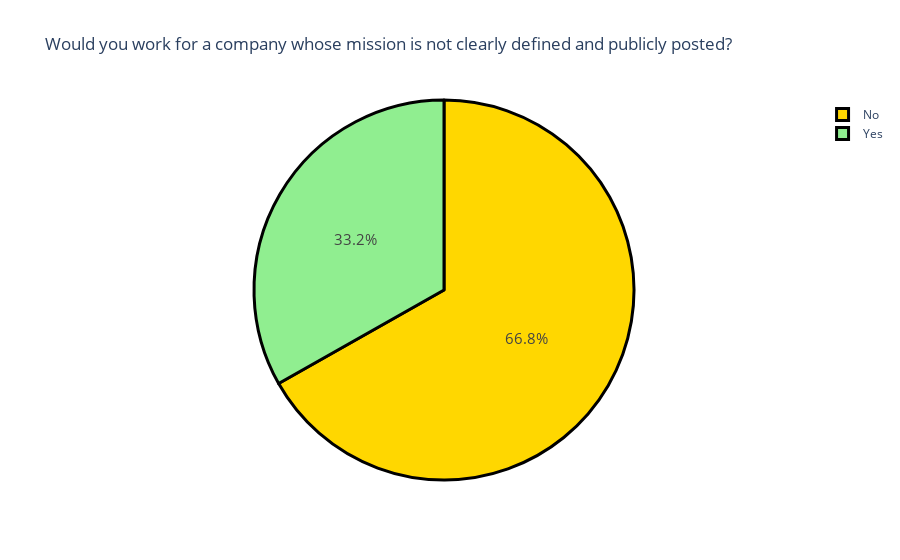

The notebook cell this image was saved under:
### Markdown cell above
##### Observations:
1. 59.1% find it hard, but they can only if the company is good
2. 33.6% don’t have any problem working for three years or more
3. and only 7.23% say that they will don’t work for so long by any chance

### Code cell
# Now let’s have a look at whether they will work for a company whose mission is not clearly defined
question4 = "Would you work for a company whose mission is not clearly defined and publicly posted."
question4 = data[question4].value_counts()
label = question4.index
counts = question4.values
colors = ['gold','lightgreen']
fig = go.Figure(data=[go.Pie(labels=label, values=counts)])
fig.update_layout(title_text='Would you work for a company whose mission is not clearly defined and publicly posted?')
fig.update_traces(hoverinfo='label+value', textinfo='percent', textfont_size=15,
                  marker=dict(colors=colors, line=dict(color='black', width=3)))
fig.show()

### Figure 1 — Plotly figure (JSON) as saved in the notebook; plotly's stock layout.template omitted (floating-point values rounded to 4 significant figures)
{"data": [{"hoverinfo": "label+value", "labels": ["No", "Yes"], "marker": {"colors": ["gold", "lightgreen"], "line": {"color": "black", "width": 3}}, "textfont": {"size": 15}, "textinfo": "percent", "type": "pie", "values": [157, 78]}], "layout": {"autosize": true, "title": {"text": "Would you work for a company whose mission is not clearly defined and publicly posted?"}}}
